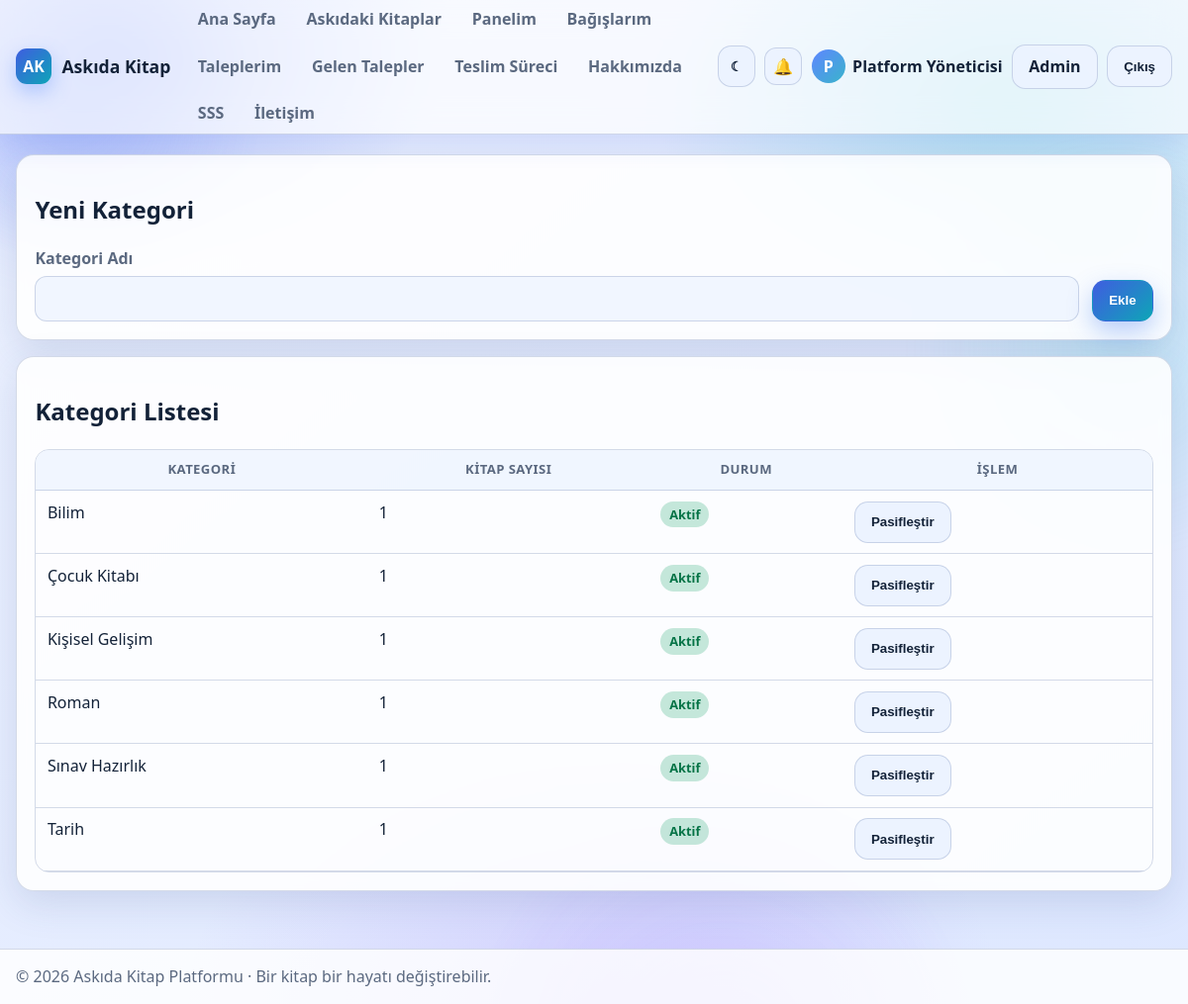
Screenshot of /admin/categories.php (signed in) with the database file from the repository.
### tables this page shows
CREATE TABLE categories (
    id INT UNSIGNED AUTO_INCREMENT PRIMARY KEY,
    category_name VARCHAR(100) NOT NULL UNIQUE,
    is_active TINYINT(1) NOT NULL DEFAULT 1,
    created_at TIMESTAMP NOT NULL DEFAULT CURRENT_TIMESTAMP
);

### config/config.php (called while the page is built, shortened)
<?php
function db(): PDO
{
    static $pdo = null;
    if ($pdo instanceof PDO) {
        return $pdo;
    }
    $dsn = sprintf('mysql:host=%s;port=%s;dbname=%s;charset=utf8mb4', DB_HOST, DB_PORT, DB_NAME);
    $pdo = new PDO($dsn, DB_USER, DB_PASS, [
        PDO::ATTR_ERRMODE => PDO::ERRMODE_EXCEPTION,
        PDO::ATTR_DEFAULT_FETCH_MODE => PDO::FETCH_ASSOC,
        PDO::ATTR_EMULATE_PREPARES => false,
        PDO::MYSQL_ATTR_INIT_COMMAND => "SET NAMES utf8mb4 COLLATE utf8mb4_turkish_ci",
    ]);
    $pdo->exec("SET NAMES utf8mb4 COLLATE utf8mb4_turkish_ci");
    $pdo->exec("SET collation_connection = 'utf8mb4_turkish_ci'");
    return $pdo;
}

### includes/functions.php (called while the page is built, shortened)
<?php
require_once __DIR__ . '/../config/config.php';
function e(string|int|float|null $value): string
{
    return htmlspecialchars((string) $value, ENT_QUOTES | ENT_SUBSTITUTE, 'UTF-8');
}
function fetch_all(string $sql, array $params = []): array
{
    $stmt = db()->prepare($sql);
    $stmt->execute($params);
    return $stmt->fetchAll();
}

### admin/categories.php (the view, shortened to what this page needs)
<?php
require_once __DIR__ . '/../includes/functions.php';
$categories = fetch_all(
    'SELECT c.*, COUNT(b.id) book_count
     FROM categories c
     LEFT JOIN books b ON b.category_id = c.id
     GROUP BY c.id
     ORDER BY c.category_name'
);
require __DIR__ . '/../includes/header.php';
?>
<section class="card">
    <h2>Yeni Kategori</h2>
    <form method="post" class="form inline-form">
        <label>Kategori Adı
            <input type="text" name="category_name" required>
        </label>
        <button class="btn primary" type="submit">Ekle</button>
    </form>
</section>
<section class="card">
    <h2>Kategori Listesi</h2>
    <div class="table-wrap">
        <table class="table">
            <thead><tr><th>Kategori</th><th>Kitap Sayısı</th><th>Durum</th><th>İşlem</th></tr></thead>
            <tbody>
                <?php foreach ($categories as $category): ?>
                    <tr>
                        <td><?= e((string) $category['category_name']) ?></td>
                        <td><?= e((string) $category['book_count']) ?></td>
                        <td><span class="<?= (int) $category['is_active'] === 1 ? 'badge success' : 'badge danger' ?>"><?= (int) $category['is_active'] === 1 ? 'Aktif' : 'Pasif' ?></span></td>
                        <td>
                            <form method="post" style="display:inline">
                                <button class="btn ghost" type="submit"><?= (int) $category['is_active'] === 1 ? 'Pasifleştir' : 'Aktifleştir' ?></button>
                            </form>
                        </td>
                    </tr>
                <?php endforeach; ?>
            </tbody>
        </table>
    </div>
</section>
<?php require __DIR__ . '/../includes/footer.php'; ?>

### assets/css/style.css (style rules this page uses)
:root, [data-theme="dark"] { --bg: #070d20; --bg-soft: #0f1a38; --surface: rgba(19, 29, 58, 0.88); --surface-strong: #101b39; --surface-soft: rgba(28, 43, 80, 0.66); --text: #eaf1ff; --text-soft: #aebdde; --border: rgba(121, 152, 220, 0.34); --primary: #5b7cfa; --primary-2: #3fd0d4; --success: #34d399; --warning: #fbbf24; --danger: #fb7185; --shadow: 0 18px 45px rgba(3, 8, 22, 0.5); }
[data-theme="light"] { --bg: #edf2ff; --bg-soft: #dde7ff; --surface: rgba(255, 255, 255, 0.88); --surface-strong: #ffffff; --surface-soft: rgba(236, 243, 255, 0.96); --text: #132238; --text-soft: #5b6980; --border: rgba(89, 113, 164, 0.25); --primary: #3f5de0; --primary-2: #0ea5b7; --success: #129f66; --warning: #b88309; --danger: #db3358; --shadow: 0 12px 38px rgba(45, 75, 132, 0.15); }
* { box-sizing: border-box; }
html, body { margin: 0; padding: 0; }
body { --px: 0px; --py: 0px; font-family: "Segoe UI", "Inter", Tahoma, Arial, sans-serif; background: radial-gradient(480px 320px at calc(10% + var(--px)) calc(5% + var(--py)), rgba(78, 110, 246, 0.35), transparent 68%), radial-gradient(500px 300px at calc(85% - var(--px)) calc(10% - var(--py)), rgba(25, 190, 198, 0.25), transparent 72%), radial-gradient(560px 380px at calc(50% + var(--px)) calc(100% - var(--py)), rgba(139, 92, 246, 0.18), transparent 74%), linear-gradient(140deg, var(--bg) 0%, var(--bg-soft) 100%); color: var(--text); line-height: 1.45; min-height: 100vh; }
.card { background: var(--surface); border: 1px solid var(--border); border-radius: 18px; padding: 1.15rem; box-shadow: var(--shadow); margin-bottom: 1rem; backdrop-filter: blur(6px); }
.btn { border: 1px solid var(--border); border-radius: .85rem; padding: .62rem 1rem; min-height: 42px; cursor: pointer; font-weight: 600; display: inline-flex; align-items: center; justify-content: center; gap: .35rem; color: var(--text); background: var(--surface-soft); transition: all .22s ease; }
.btn.primary { border-color: transparent; color: #fff; background: linear-gradient(135deg, var(--primary), var(--primary-2)); box-shadow: 0 10px 24px rgba(66, 116, 239, 0.35); }
.filters, .form { display: grid; gap: .8rem; }
.form.inline-form { grid-template-columns: 1fr auto; align-items: end; }
label { display: grid; gap: .35rem; color: var(--text-soft); font-weight: 600; }
input, select, textarea { width: 100%; border: 1px solid var(--border); border-radius: .75rem; padding: .65rem .8rem; font: inherit; color: var(--text); background: color-mix(in srgb, var(--surface-soft) 75%, transparent); }
.table-wrap { overflow: auto; border: 1px solid var(--border); border-radius: .9rem; }
.table { width: 100%; border-collapse: collapse; min-width: 760px; }
.table th, .table td { padding: .66rem .72rem; border-bottom: 1px solid var(--border); vertical-align: top; }
.table th { text-transform: uppercase; font-size: .82rem; letter-spacing: .4px; color: var(--text-soft); background: color-mix(in srgb, var(--surface-soft) 75%, transparent); }
.badge { display: inline-flex; align-items: center; padding: .26rem .55rem; border-radius: 999px; font-size: .8rem; font-weight: 700; }
.badge.success { background: color-mix(in srgb, var(--success) 24%, transparent); color: #4ee0a6; }
[data-theme="light"] .badge.success { color: #057346; }
.reveal { opacity: 0; transform: translateY(14px); transition: transform .45s ease, opacity .45s ease; }
.reveal.show { opacity: 1; transform: translateY(0); }
.card, .book-card, .stat { transition: transform .22s ease, box-shadow .22s ease, border-color .22s ease; }

### rows the page displays
categories: category_name "Bilim", book_count "1", is_active "Aktif"
categories: category_name "Çocuk Kitabı", book_count "1", is_active "Aktif"
categories: category_name "Kişisel Gelişim", book_count "1", is_active "Aktif"
categories: category_name "Roman", book_count "1", is_active "Aktif"
categories: category_name "Sınav Hazırlık", book_count "1", is_active "Aktif"
categories: category_name "Tarih", book_count "1", is_active "Aktif"

### other values shown
mb_substr((string) $user['full_name'], 0, 1, 'UTF-8') "P"
$user['full_name'] "Platform Yöneticisi"
